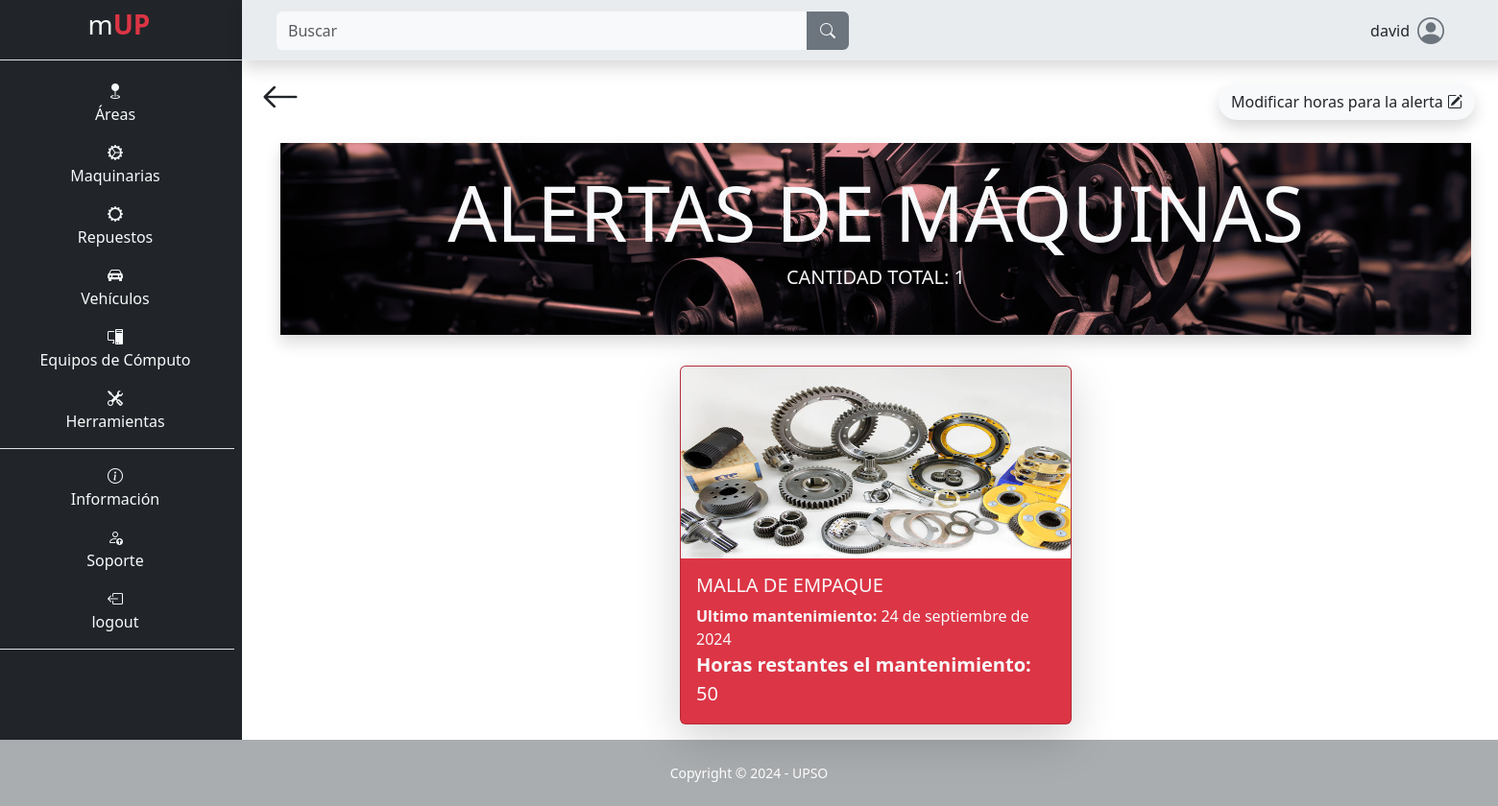
Page /maquina/alertas/ (signed in) on the earlier database version.
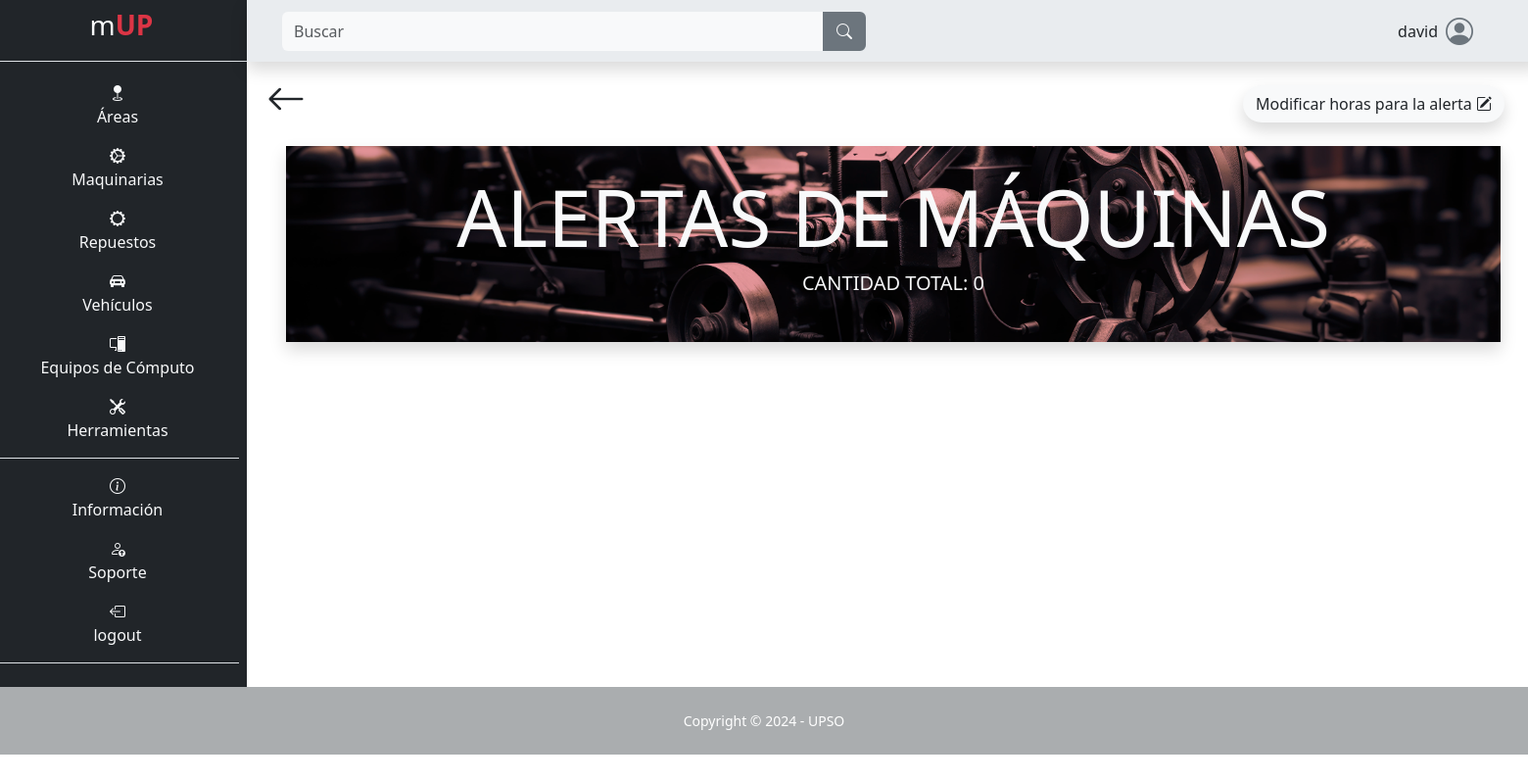
Same page on the later database version.
### app/mUP_maquina/models.py (models this page shows, shortened)
class Maquina(models.Model):
    nombre = models.CharField(max_length=100, null=False, blank=False)
    encargado = models.CharField(max_length=100, blank=False, null=False)
    teléfono_encargado = models.CharField(max_length=100, blank=False, null=False)
    descripción = models.TextField(max_length=500, null=False, blank=False)
    ubicación = models.CharField(max_length=100, null=False, blank=False)
    tipo_de_máquina = models.CharField(max_length=100, null=False, blank=False)
    número_de_serie_o_modelo = models.CharField(max_length=100, null=False, blank=False)
    proveedor = models.CharField(max_length=100, null=False, blank=False)
    costo_de_adquisición = models.IntegerField(blank=False, null=False)
    fecha_de_adquisición = models.DateField(default=date.today, blank=False, null=False)
    fecha_de_instalación = models.DateField(default=date.today, blank=False, null=False)
    estado_de_garantía = models.CharField(max_length=100, null=False, blank=False)
    consumo_de_energía = models.CharField(max_length=100, null=False, blank=False)
    horas_máquina_trabajada = models.IntegerField(blank=False, null=False)
    intervalo_mantenimiento = models.IntegerField(blank=False, null=False)
    fecha_ultimo_mantenimiento = models.DateField(default=date.today, blank=False, null=False)
    imagen = models.ImageField(upload_to="maquina/imagen", null=False, blank=False)
    def horas_restantes_mantenimiento(self):
        ultimo_mantenimiento = MantenimientoMaquina.objects.filter(maquina=self, tipo__id=1).order_by('-fecha_fin').first()
        if ultimo_mantenimiento:
            horas_uso_ultimo_mantenimiento = ultimo_mantenimiento.hr_maquina
        else:
            horas_uso_ultimo_mantenimiento = 0
        proximo_mantenimineto = horas_uso_ultimo_mantenimiento + self.intervalo_mantenimiento
        horas_restantes = proximo_mantenimineto - self.horas_máquina_trabajada
        return horas_restantes

### app/mUP_maquina/views.py (the view)
# urls.py: path('alertas/', views.alertas, name="area_alertas"),
@login_required
def alertas(request):
    horas_alert = get_object_or_404(HorasParaAlerta, id=1)
    if request.method == 'POST':
        alert_form = HorasParaAlertaForm(request.POST, instance=horas_alert)
        if alert_form.is_valid():
            horas = alert_form.cleaned_data.get('horas')
            if horas < 1:
                return redirect('maquina_alertas')
            else:
                alert_form.save()
                return redirect('maquina_alertas')
    else:
        alert_form = HorasParaAlertaForm(instance=horas_alert)
    horas_alerta = horas_alert.horas
    alert = Maquina.objects.filter(nombre__icontains=request.GET.get('search', ''))
    alertas = []
    for maquina in alert:
        horas_restantes = maquina.horas_restantes_mantenimiento()
        if horas_restantes <= horas_alerta:
            alertas.append({
                'maquina': maquina,
                'horas_restantes': horas_restantes
            })
    alertas_ordenadas = sorted(alertas, key=lambda x: x['horas_restantes'])
    total_alertas = len(alertas_ordenadas)
    context = {
        'alertas': alertas_ordenadas,
        'total_alertas': total_alertas,
        'alert_form': alert_form,
    }
    return render(request, 'mUP_maquina/alertas.html', context)

### app/mUP_maquina/forms.py
class HorasParaAlertaForm(forms.ModelForm):
    class Meta:
        model = HorasParaAlerta
        fields = '__all__'
        widgets = {
            'horas': forms.NumberInput(attrs={'class': 'form-control m-2', 'type': 'number', 'placeholder': 'Actualmente'}),
        }

### templates/mUP_maquina/alertas.html (shortened to what this page needs)
{% extends "layout/base.html" %}
{% block 'content' %}
<div class="container">
    <div class="d-flex p-2 justify-content-between">
        <a class="text-decoration-none text-dark" href="{% url "maquina" %}">
            <i class="bi bi-arrow-left fs-1"></i>
        </a>
        <span class="p-3">
            <button type="button" class="btn imagen shadow rounded-pill custom" data-bs-toggle="modal" data-bs-target="#exampleModal">
                Modificar horas para la alerta <i class="bi bi-pencil-square"></i>
            </button>
        </span>
    </div>
    <div class="container cabecera_maquina shadow bg-danger bg-opacity-50 p-4 bw-5">
        <h1 class="text-center text-light text-uppercase display-1"><strong> alertas de máquinas</strong></h1>
        <h5 class="text-center text-light text-uppercase">Cantidad total: {{ total_alertas }}</h5>
    </div>
    <div class="row mt-3 d-flex justify-content-center align-item-center ps-5 pe-5">
        {% for alerta in alertas %}
        <div class="col-12 col-md-4 p-0 card text-bg-danger carta-home m-3 shadow-lg">
            <a class="text-decoration-none text-light" href="{% url "mantenimientos_maquina_correctivo" id=alerta.maquina.id %}">
                <img src="{{ alerta.maquina.imagen.url }}" class="card-img-top" alt="..." style="max-height: 200px;">
                <div class="card-body">
                    <h5 class="card-title">{{ alerta.maquina.nombre }}</h5>
                    <p class="card-text m-0"><b>Ultimo mantenimiento:</b> {{ alerta.maquina.fecha_ultimo_mantenimiento }}</p>
                    <p class="card-text m-0 fs-5"><b>Horas restantes el mantenimiento:</b> {{ alerta.horas_restantes }}</p>
                </div>
            </a>
        </div>
        {% endfor %}
    </div>
</div>
{% endblock %}

Differences in the rows shown:
removed Maquina: maquina.imagen (picture), maquina.nombre "MALLA DE EMPAQUE", maquina.fecha_ultimo_mantenimiento "24 de septiembre de 2024", horas_restantes "50"
Other differences:
{{ total_alertas }}: "1" → "0"
